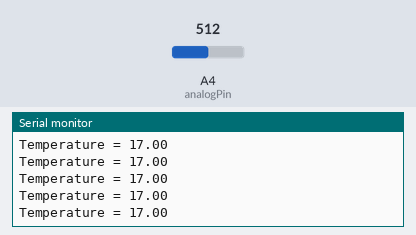
A sketch run on a simulated Arduino Uno, built with avr-gcc and run on an emulated ATmega328P. Parts: the last lines printed to the serial monitor. Inputs (shaded band) come from the test bench; at power-on: A4 (analogPin) = 512.

Above: at 1.2 s.
1.3 s: A4 (analogPin) set to 716
At 1.31 s:
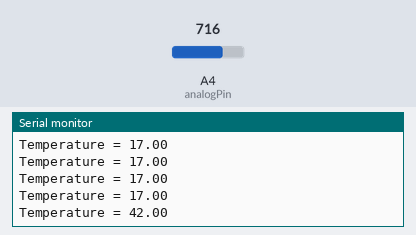
2.8 s: A4 (analogPin) set to 900
At 2.82 s:
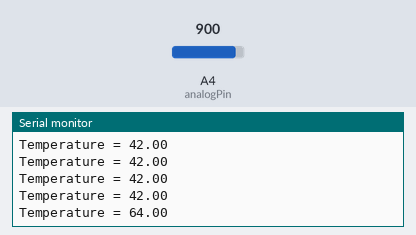
Timing chart, 0 to 5.8 s (numbered marks = the images above; inputs shaded):
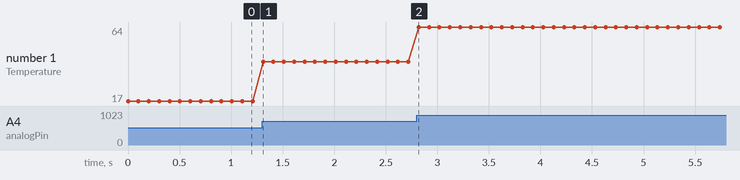

The sketch:

datalogging.ino
```cpp
int analogPin = A4  ; // potentiometer wiper (middle terminal) connected to analog pin 3
                    // outside leads to ground and +5V
int val = 0;  // variable to store the value read
float temp;


void setup() {
  Serial.begin(9600);           //  setup serial
}

void loop() {
  val = analogRead(analogPin);  // read the input pin

  temp = map(val, 205, 1023, -20.0, 80.0);

  Serial.print("Temperature = ");
  Serial.println(temp);

  delay(100);
}
```

Measured:
- after the input at 1.3 s, the serial monitor: prints a new line at once (image 1)
- after the input at 2.8 s, the serial monitor: prints a new line at once (image 2)
- plotted number 1: 17 → 42 after the input at 1.3 s, 42 → 64 after the input at 2.8 s
